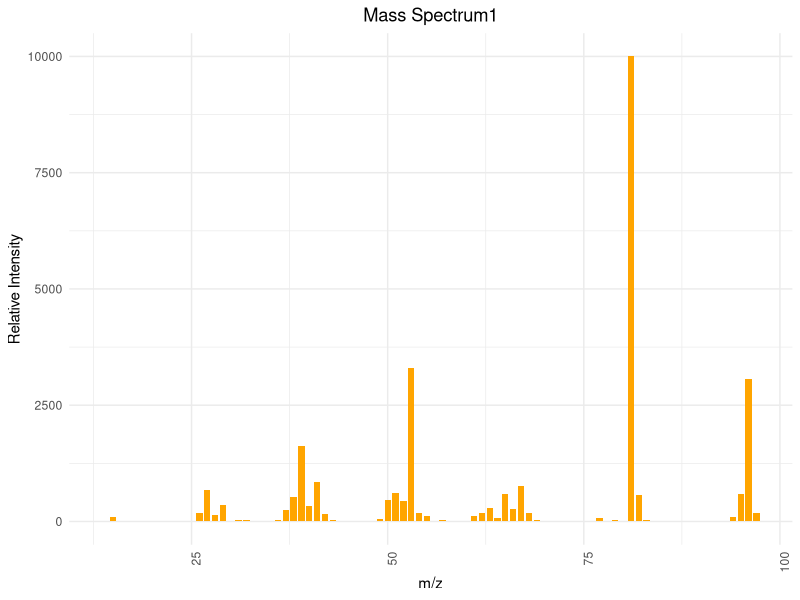
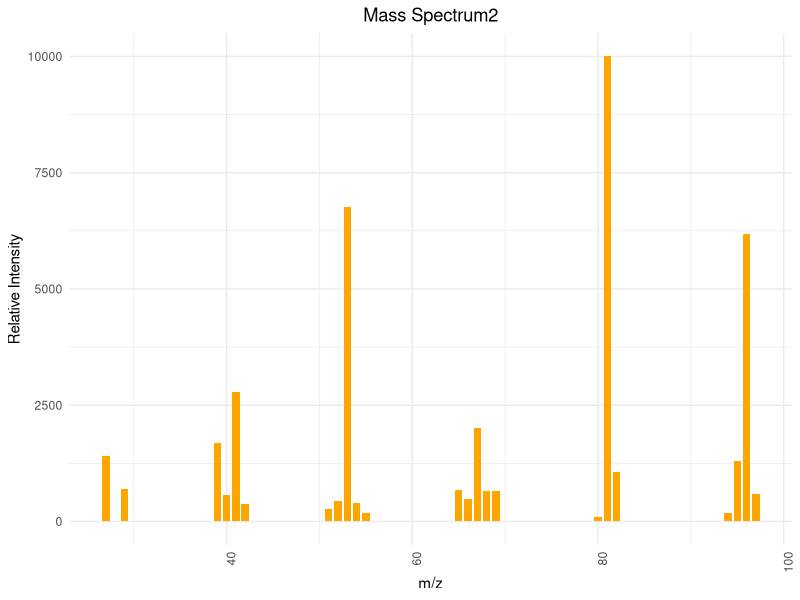
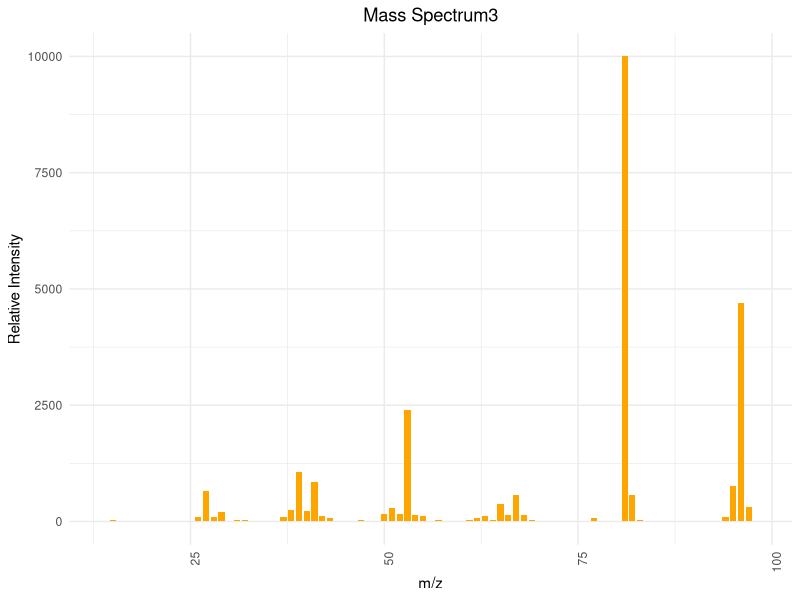

Source code (R) for these figures, in order:
## ---- chunk 1
# 安装并加载所需的包
library(ggplot2)

# 图1
mz1 <- c(14, 15, 25, 26, 27, 28, 29, 31, 32, 36, 37, 38, 39, 40, 41, 42, 43, 49, 50, 51, 52, 53, 54, 55, 57, 60, 61, 62, 63, 64, 65, 66, 67, 68, 69, 77, 78, 79, 80, 81, 82, 83, 94, 95, 96, 97)
intensity1 <- c(20, 100, 20, 190, 670, 130, 350, 40, 30, 30, 250, 520, 1620, 330, 850, 160, 40, 60, 470, 620, 430, 3300, 180, 120, 30, 20, 110, 190, 290, 70, 590, 260, 760, 180, 30, 70, 20, 40, 20, 9999, 560, 30, 100, 600, 3070, 180)

data1 <- data.frame(mz1, intensity1)


ggplot(data1, aes(x=mz1, y=intensity1)) +
  geom_bar(stat="identity", fill="orange", width=0.8) + 
  theme_minimal() + 
  labs(title="Mass Spectrum1",
       x="m/z",
       y="Relative Intensity") + 
  theme(axis.text.x = element_text(angle = 90, hjust = 1), plot.title = element_text(hjust = 0.5))  

# 图2
mz2 <- c(27, 29, 39, 40, 41, 42, 51, 52, 53, 54, 55, 65, 66, 67, 68, 69, 80, 81, 82, 94, 95, 96, 97)
intensity2 <- c(1400, 690, 1690, 580, 2790, 380, 260, 450, 6770, 390, 190, 680, 480, 2010, 660, 650, 100, 9999, 1060, 180, 1300, 6190, 590)

data2 <- data.frame(mz2, intensity2)

ggplot(data2, aes(x=mz2, y=intensity2)) +
  geom_bar(stat="identity", fill="orange", width=0.8) + 
  theme_minimal() + 
  labs(title="Mass Spectrum2",
       x="m/z",
       y="Relative Intensity") + 
  theme(axis.text.x = element_text(angle = 90, hjust = 1), plot.title = element_text(hjust = 0.5))  

# 图3
mz3 <- c(14, 15, 25, 26, 27, 28, 29, 31, 32, 33, 37, 38, 39, 40, 41, 42, 43, 44, 47, 49, 50, 51, 52, 53, 54, 55, 56, 57, 61, 62, 63, 64, 65, 66, 67, 68, 69, 77, 78, 79, 80, 81, 82, 83, 94, 95, 96, 97, 98)
intensity3 <- c(10, 30, 10, 90, 650, 100, 210, 40, 30, 10, 100, 240, 1070, 230, 840, 110, 70, 10, 40, 20, 160, 290, 170, 2390, 140, 120, 10, 40, 40, 80, 120, 30, 370, 150, 580, 130, 30, 70, 10, 20, 20, 9999, 560, 40, 100, 760, 4700, 320, 20)

data3 <- data.frame(mz3, intensity3)

ggplot(data3, aes(x=mz3, y=intensity3)) +
  geom_bar(stat="identity", fill="orange", width=0.8) + 
  theme_minimal() + 
  labs(title="Mass Spectrum3",
       x="m/z",
       y="Relative Intensity") + 
  theme(axis.text.x = element_text(angle = 90, hjust = 1), plot.title = element_text(hjust = 0.5))  
